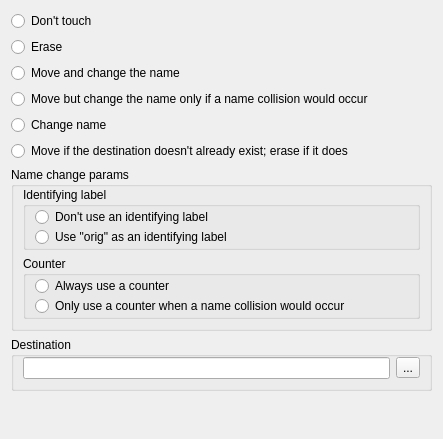
         <widget class="QWidget" name="tab_3" >
          <attribute name="title" >
           <string>Original file that would be changed</string>
          </attribute>
          <layout class="QVBoxLayout" >
           <item>
            <widget class="QWidget" native="1" name="widget_15" >
             <layout class="QVBoxLayout" >
              <property name="leftMargin" >
               <number>0</number>
              </property>
              <property name="topMargin" >
               <number>0</number>
              </property>
              <property name="rightMargin" >
               <number>0</number>
              </property>
              <property name="bottomMargin" >
               <number>0</number>
              </property>
              <item>
               <widget class="QRadioButton" name="m_pPODontChangeRB" >
                <property name="text" >
                 <string>Don't touch</string>
                </property>
               </widget>
              </item>
              <item>
               <widget class="QRadioButton" name="m_pPOEraseRB" >
                <property name="text" >
                 <string>Erase</string>
                </property>
               </widget>
              </item>
              <item>
               <widget class="QRadioButton" name="m_pPOMoveAlwaysChangeRB" >
                <property name="text" >
                 <string>Move and change the name</string>
                </property>
               </widget>
              </item>
              <item>
               <widget class="QRadioButton" name="m_pPOMoveChangeIfNeededRB" >
                <property name="text" >
                 <string>Move but change the name only if a name collision would occur</string>
                </property>
               </widget>
              </item>
              <item>
               <widget class="QRadioButton" name="m_pPOChangeNameRB" >
                <property name="text" >
                 <string>Change name</string>
                </property>
               </widget>
              </item>
              <item>
               <widget class="QRadioButton" name="m_pPOMoveOrEraseRB" >
                <property name="text" >
                 <string>Move if the destination doesn't already exist; erase if it does</string>
                </property>
               </widget>
              </item>
             </layout>
            </widget>
           </item>
           <item>
            <widget class="QGroupBox" name="groupBox_3" >
             <property name="title" >
              <string>Name change params</string>
             </property>
             <layout class="QVBoxLayout" >
              <property name="topMargin" >
               <number>0</number>
              </property>
              <item>
               <widget class="QGroupBox" name="groupBox_2" >
                <property name="title" >
                 <string>Identifying label</string>
                </property>
                <layout class="QVBoxLayout" >
                 <property name="spacing" >
                  <number>0</number>
                 </property>
                 <property name="topMargin" >
                  <number>0</number>
                 </property>
                 <property name="bottomMargin" >
                  <number>0</number>
                 </property>
                 <item>
                  <widget class="QRadioButton" name="m_pPODontUseLabelRB" >
                   <property name="text" >
                    <string>Don't use an identifying label</string>
                   </property>
                  </widget>
                 </item>
                 <item>
                  <widget class="QRadioButton" name="m_pPOUseLabelRB" >
                   <property name="text" >
                    <string>Use "orig" as an identifying label</string>
                   </property>
                  </widget>
                 </item>
                </layout>
               </widget>
              </item>
              <item>
               <widget class="QGroupBox" name="groupBox_4" >
                <property name="title" >
                 <string>Counter</string>
                </property>
                <layout class="QVBoxLayout" >
                 <property name="spacing" >
                  <number>0</number>
                 </property>
                 <property name="topMargin" >
                  <number>0</number>
                 </property>
                 <property name="bottomMargin" >
                  <number>0</number>
                 </property>
                 <item>
                  <widget class="QRadioButton" name="m_pPOAlwaysUseCounterRB" >
                   <property name="text" >
                    <string>Always use a counter</string>
                   </property>
                  </widget>
                 </item>
                 <item>
                  <widget class="QRadioButton" name="m_pPOUseCounterIfNeededRB" >
                   <property name="text" >
                    <string>Only use a counter when a name collision would occur</string>
                   </property>
                  </widget>
                 </item>
                </layout>
               </widget>
              </item>
             </layout>
            </widget>
           </item>
           <item>
            <widget class="QGroupBox" name="groupBox_15" >
             <property name="title" >
              <string>Destination</string>
             </property>
             <layout class="QHBoxLayout" >
              <property name="topMargin" >
               <number>0</number>
              </property>
              <item>
               <widget class="QLineEdit" name="m_pPODestE" />
              </item>
              <item>
               <widget class="QToolButton" name="m_pSelectOrigTransfDestDirB" >
                <property name="text" >
                 <string>...</string>
                </property>
               </widget>
              </item>
             </layout>
            </widget>
           </item>
           <item>
            <spacer>
             <property name="orientation" >
              <enum>Qt::Vertical</enum>
             </property>
             <property name="sizeHint" >
              <size>
               <width>421</width>
               <height>37</height>
              </size>
             </property>
            </spacer>
           </item>
          </layout>
         </widget>
